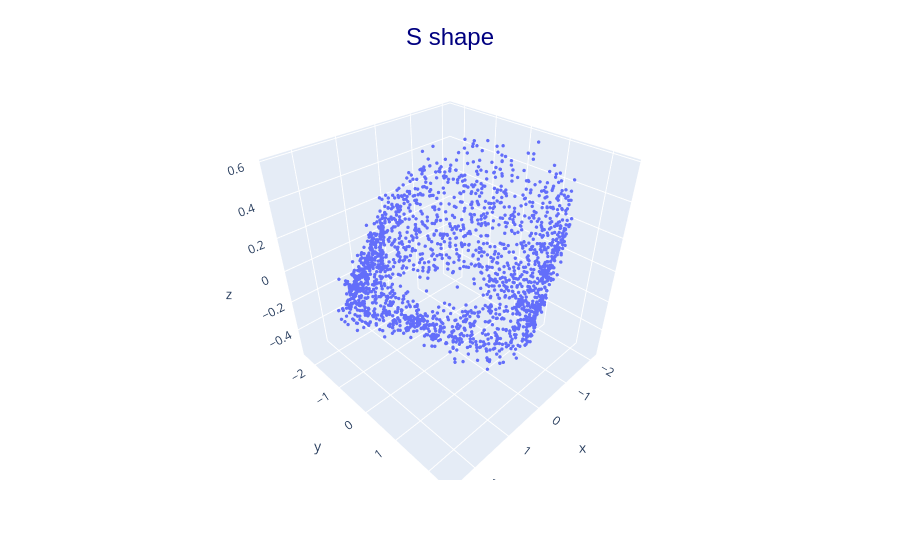

Source (notebook cell):
### Code cell
import numpy as np

n_samples = 2000

X_mobius, _  = make_mobius_strip(n_samples=2000, radius = 2, width = 1)

plot3d(X_mobius, "Möbius Strip")

### Figure 1 — Plotly figure (JSON) as saved in the notebook; plotly's stock layout.template omitted (floating-point values rounded to 4 significant figures; data arrays with more than 128 entries replaced by an {"elided": "..."} marker saying what was removed)
{"data": [{"hovertemplate": "x=%{x}<br>y=%{y}<br>z=%{z}<extra></extra>", "legendgroup": "", "marker": {"color": "#636efa", "size": 2, "symbol": "circle"}, "mode": "markers", "name": "", "scene": "scene", "showlegend": false, "type": "scatter3d", "x": {"elided": "2000 float values"}, "y": {"elided": "2000 float values"}, "z": {"elided": "2000 float values"}}], "layout": {"legend": {"tracegroupgap": 0}, "margin": {"t": 60}, "scene": {"domain": {"x": [0, 1], "y": [0, 1]}, "xaxis": {"title": {"text": "x"}}, "yaxis": {"title": {"text": "y"}}, "zaxis": {"title": {"text": "z"}}}, "title": {"font": {"color": "navy", "family": "Arial", "size": 24}, "text": "S shape", "x": 0.5, "y": 0.95}}}
